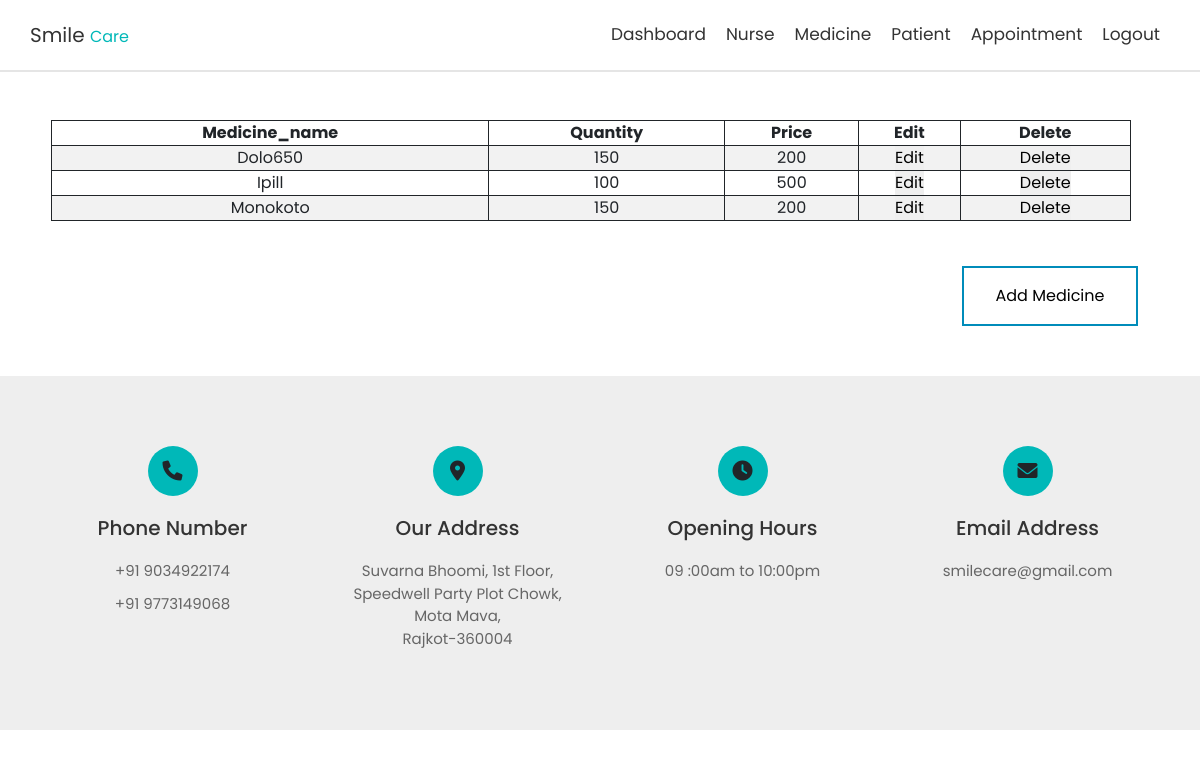
/admin_manage_medicine.php, run on the app's committed database.
### tables this page shows
CREATE TABLE `medicine` (
  `medicine_name` varchar(100) NOT NULL,
  `quantity` varchar(100) NOT NULL,
  `price` varchar(50) NOT NULL
);

### admin_manage_medicine.php (the view, shortened to what this page needs)
<?php
@include_once 'connection.php';
@include_once 'admin_header.php';
?>
<!DOCTYPE html>
<html>
<head>
    <link rel="stylesheet" href="css/nurse.css">
    <link rel="stylesheet" href="css/style.css">
</head>
<body>
    <div class="container" style="margin-top: 10%; margin-left: 3%;">
        <?php
        $q = "select * from medicine;";
        $result = mysqli_query($conn, $q);
        echo "<table border='1' style='width: 90%'>";
        echo "<tr>";
        echo "<th> Medicine_name </th>";
        echo "<th> Quantity </th>";
        echo "<th> Price </th>";
        echo "<th> edit </th>";
        echo "<th> delete </th>";
        echo "</tr>";
        while ($r = mysqli_fetch_array($result)) {
            echo "<tr>";
            echo "<td>" . $r[0] . "</td>";
            echo "<td>" . $r[1] . "</td>";
            echo "<td>" . $r[2] . "</td>";
        ?>
            <td> <a href="admin_medicine_edit.php?medicine_name=<?php echo $r[0]; ?>"><input type="button" value="Edit" name="ebtn" /></a></td>
            <td> <a href="admin_medicine_delete.php?medicine_name=<?php echo $r[0]; ?>"><input type="button" value="Delete" name="dbtn" /></a></td>
        <?php
            echo "</tr>";
        }
        echo "</table> <br/><br/>";
        ?>
    </div>
    <form action="admin_medicine_stock.php" method="post">
        <div style="margin-top: 8%; margin-left: 75%; ">
            <button class="button button1">Add Medicine</button>
        </div>
    </form>
</body>
</html>
<?php
echo "<div style='margin-top: 4%;'>";
@include_once 'footer.php';
echo "</div>";
?>

### css/style.css (style rules this page uses)
:root { --blue:#00b8b8; --black:#333; --white:#fff; --light-color:#666; --light-bg:#eee; --border:.2rem solid rgba(0,0,0,.1); --box-shadow:0 .5rem 1rem rgba(0,0,0,.1); }
* { font-family: 'Poppins', sans-serif; margin:0; padding:0; box-sizing: border-box; outline: none; border:none; text-decoration: none !important; text-transform: capitalize; }
html { font-size: 62.5%; overflow-x: hidden; scroll-behavior: smooth; scroll-padding-top: 6.5rem; }

### css/nurse.css (style rules this page uses)
* { font-size: medium; text-align: center; }
table { width: 100%; position: fixed; }
table,th,td { border: 1px,solid; }
tr:nth-child(even) { background-color: #f2f2f2; }

### admin_manage_medicine.php (style rules this page uses)
.button { background-color: #008CBA; border: none; color: white; padding: 16px 32px; text-align: center; text-decoration: none; display: inline-block; font-size: medium; margin: 2px 1px; transition-duration: 0.4s; cursor: pointer; }
.button1 { background-color: white; color: black; border: 2px solid #008CBA; }

### data on the page
medicine: medicine_name "Dolo650", quantity "150", price "200"
medicine: medicine_name "Ipill", quantity "100", price "500"
medicine: medicine_name "Monokoto", quantity "150", price "200"
